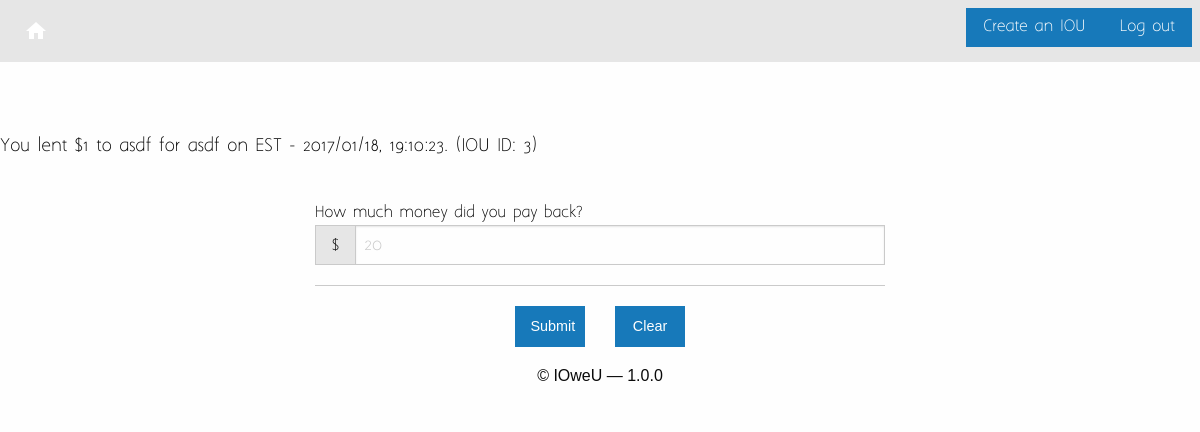
Before: /modify/3 with the older database file.
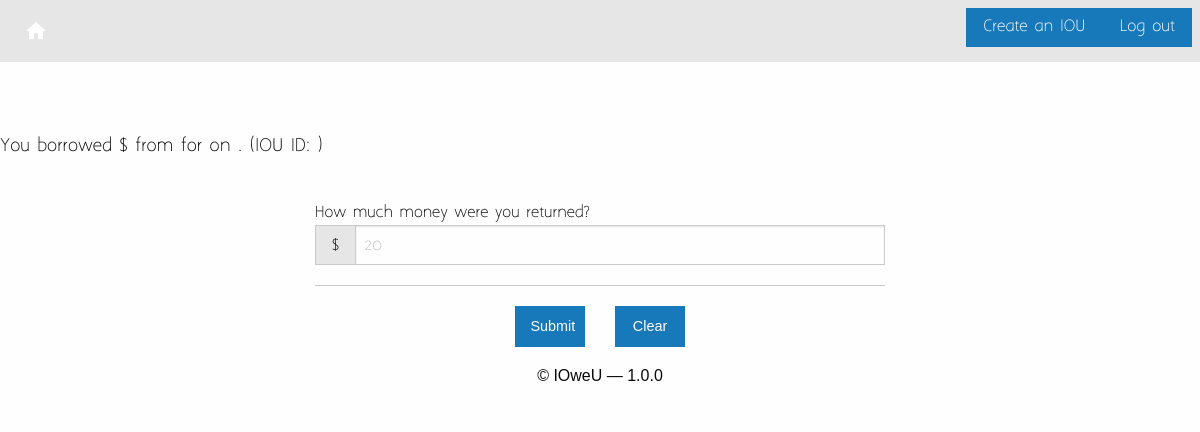
After: the same page with the newer database file.
### tables this page shows
CREATE TABLE ious(note TEXT, amount INTEGER, dateCreated TEXT, dateModified TEXT, usernameLender TEXT, usernameBorrower TEXT, borrowOrLend TEXT, accountOrName TEXT, completed INTEGER, iouID INTEGER);

### app.py (the view)
@app.route("/modify/<int:iouId>")
def modify(iouId = None):
	iouInfo = iou.getIOU(iouId)
	print iouInfo
	return render_template("modify.html",info=iouInfo)

### utils/iou.py (called while the page is built)
def getIOU(iouID):
	f = "data/database.db"
	db = sqlite3.connect(f)
	c = db.cursor()
	c.execute("SELECT * FROM ious WHERE iouID='%s'" %(iouID))
	res = c.fetchall()
	ret = {}
	for line in res:
		ret["note"] = line[0]
		ret["amount"] = line[1]
		ret["dateCreated"] = line[2]
		ret["dateModified"] = line[3]
		ret["usernameLender"] = line[4]
		ret["usernameBorrower"] = line[5]
		ret["borrowOrLend"] = line[6]
		ret["accountOrName"] = line[7]
		ret["completed"] = line[8]
		ret["iouID"] = line[9]
	return ret

### templates/modify.html
{% extends "base.html" %}
{% block topbar_right %}
<div class="top-bar-right">
  <ul class="menu">
  	<li><a class="button" href="/new">Create an IOU</a></li>
    <li><a class="button" href="/logout">Log out</a></li>
  </ul>
</div>
{% endblock %}
{% block body %}
<br><br><br>
<div class="row">
	{% if info["borrowOrLend"] == "lend" %}
		<p>You lent ${{info["amount"]}} to {{info["usernameBorrower"]}} for {{info["note"]}} on {{info["dateCreated"]}}. (IOU ID: {{info["iouID"]}})</p>
	{% else %}
		<p>You borrowed ${{info["amount"]}} from {{info["usernameLender"]}} for {{info["note"]}} on {{info["dateCreated"]}}. (IOU ID: {{info["iouID"]}})</p>
	{% endif %}
</div>
<br>
<form method="POST" action="/modcom/{{info['iouID']}}">
	<div class="row">
		<div class="small-6 columns small-push-3">
			<label>{% if info["borrowOrLend"] == "lend" %}How much money did you pay back?{% else %}How much money were you returned?{% endif %}
				<div class="input-group">
					<span class="input-group-label">$</span>
					<input class="input-group-field" type="number" placeholder="20" name="amount">
				</div>
			</label>
			<hr>
		</div>
  	</div>
  	<div class="row">
		<div class="small-1 columns small-push-5">
			<button class="button expanded" name="modify" type="submit">Submit</button>
		</div>
		<div class="small-1 columns small-pull-5">
			<button class="button expanded" type="reset">Clear</button>
		</div>
	</div>
</form>
{% endblock %}

Changed rows visible on the page:
removed ious: amount "1", usernameBorrower "asdf", note "asdf", dateCreated "EST - 2017/01/18, 19:10:23", iouID "3"
Other visible differences:
text no longer shown: "You lent $ to How much money did you pay back?"
text now shown: "You borrowed $ from How much money were you returned?"
